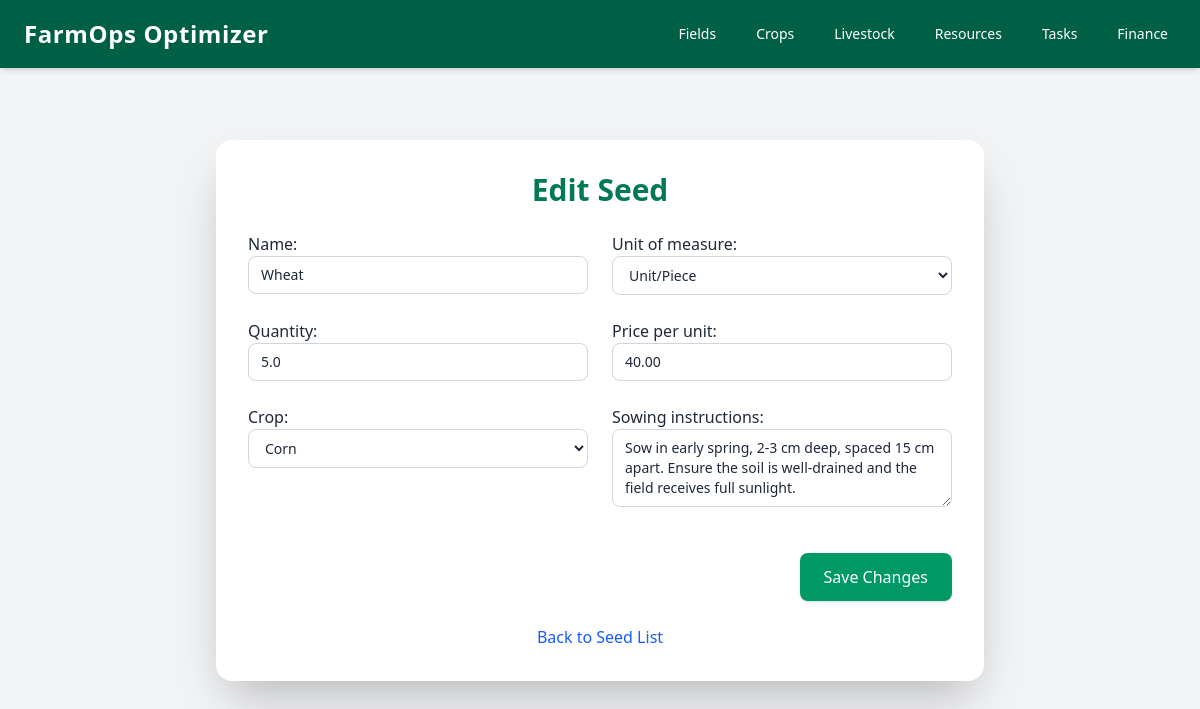
The page /resources/seed/1/edit/ on the database its author committed.
### resources/models.py (models this page shows, shortened)
class Seed(models.Model):
    user = models.ForeignKey(User, on_delete=models.CASCADE, null=True)
    unit_of_measure = models.CharField(
        max_length=20,
        choices=[
            ('KG', 'Kilogram'),
            ('G', 'Gram'),
            ('L', 'Litre'),
            ('ML', 'Millilitre'),
            ('UNIT', 'Unit/Piece'),
            ('TON', 'Tonne'),
            ('BAG', 'Bag'),
            ('BOX', 'Box'),
            ('PACK', 'Pack'),
            ('SACK', 'Sack'),
            ('TRAY', 'Tray'),
            ('BOTTLE', 'Bottle'),
            ('BARREL', 'Barrel'),
            ('HECTOLITRE', 'Hectolitre'),
            ('M3', 'Cubic meter'),
            ('OTHER', 'Other'),
        ],
        default='UNIT'
    )
    name = models.CharField(max_length=100, null=True, blank=True)
    quantity = models.FloatField(null=True, blank=True)
    price_per_unit = models.DecimalField(max_digits=10, decimal_places=2, null=True, blank=True)
    crop = models.OneToOneField(Crop, on_delete=models.CASCADE, null=True, blank=True)
    sowing_instructions = models.TextField(blank=True, null=True)

### crops/models.py (models this page shows)
class Crop(models.Model):
    CROP_TYPES = [
        ('CEREAL', 'Cereal'),
        ('LEGUME', 'Legume'),
        ('VEGETABLE', 'Vegetable'),
        ('FRUIT', 'Fruit'),
        ('TUBER', 'Tuber'),
        ('ROOT', 'Root'),
        ('LEAFY', 'Leafy'),
        ('NUT', 'Nut'),
        ('HERB', 'Herb'),
        ('FLOWER', 'Flower'),
    ]
    SOWING_TIMES = [
        ('JANUARY', 'January'),
        ('FEBRUARY', 'February'),
        ('MARCH', 'March'),
        ('APRIL', 'April'),
        ('MAY', 'May'),
        ('JUNE', 'June'),
        ('JULY', 'July'),
        ('AUGUST', 'August'),
        ('SEPTEMBER', 'September'),
        ('OCTOBER', 'October'),
        ('NOVEMBER', 'November'),
        ('DECEMBER', 'December'),
        ('SPRING', 'Spring'),
        ('SUMMER', 'Summer'),
        ('AUTUMN', 'Autumn'),
        ('WINTER', 'Winter'),
    ]
    VARIETY_TYPES = [
        ('HYBRID', 'Hybrid'),
        ('OPEN_POLLINATED', 'Open Pollinated'),
        ('EARLY', 'Early Maturing'),
        ('LATE', 'Late Maturing'),
        ('DROUGHT_TOLERANT', 'Drought Tolerant'),
        ('DISEASE_RESISTANT', 'Disease Resistant'),
        ('HIGH_YIELD', 'High Yield'),
        ('SILAGE', 'Silage'),
        ('GRAIN', 'Grain'),
        ('FODDER', 'Fodder'),
        ('ORGANIC', 'Organic'),
        ('CONVENTIONAL', 'Conventional'),
    ]
    user = models.ForeignKey(User, on_delete=models.CASCADE, null=True)
    name = models.CharField(max_length=100)
    type = models.CharField(max_length=100, choices=CROP_TYPES)
    sowing_time = models.CharField(max_length=20, choices=SOWING_TIMES)
    harvesting_time_start = models.DateTimeField(null=True, blank=True)
    harvesting_time_end = models.DateTimeField(null=True, blank=True)
    optimal_conditions = models.TextField()
    botanical_name = models.CharField(max_length=200, blank=True, null=True)
    row_spacing = models.FloatField(null=True, blank=True)
    planting_depth = models.FloatField(null=True, blank=True)
    average_height = models.FloatField(null=True, blank=True)
    plant_spacing = models.FloatField(null=True, blank=True)
    days_to_emerge = models.IntegerField(null=True, blank=True)
    days_to_flower = models.IntegerField(null=True, blank=True)
    days_to_maturity = models.IntegerField(null=True, blank=True)
    estimated_revenue_per_harvest_unit = models.DecimalField(max_digits=10, decimal_places=2, null=True, blank=True)
    estimated_yield_per_ha = models.DecimalField(max_digits=10, decimal_places=2, null=True, blank=True)
    manufacturer = models.CharField(max_length=100, null=True, blank=True)
    variety_type = models.CharField(max_length=100, choices=VARIETY_TYPES, null=True, blank=True)
    def __str__(self):
        return self.name

### resources/views.py (the view)
# urls.py: path('seed/<int:pk>/edit/', views.edit_seed, name='edit_seed'),
def edit_seed(request, pk):
    seed = get_object_or_404(Seed, pk=pk)
    if request.method == "POST":
        form = SeedForm(request.POST, instance=seed)
        if form.is_valid():
            form.save()
            return redirect('resources:seed_list')
    else:
        form = SeedForm(instance=seed)
    return render(request, 'resources/edit_seed.html', {'form': form, 'seed': seed})

### resources/templates/resources/edit_seed.html (shortened to what this page needs)
{% extends 'base.html' %}
{% block content %}
<div class="max-w-3xl mx-auto bg-white p-8 rounded-2xl shadow-2xl mt-10 animate-fade-in">
    <h2 class="text-3xl font-extrabold text-emerald-700 mb-6 text-center">Edit Seed</h2>
    <form method="POST">
        <div class="grid grid-cols-1 sm:grid-cols-2 gap-6">
            {{ form.as_p }}
        </div>
        <div class="pt-4 flex justify-end mt-6">
            <button type="submit" class="w-full sm:w-auto bg-emerald-600 text-white py-3 px-6 rounded-lg shadow hover:bg-emerald-700 transition-all duration-300">
                Save Changes
            </button>
        </div>
    </form>
    <div class="mt-6 text-center">
        <a href="{% url 'resources:seed_list' %}" class="text-blue-600 hover:underline font-medium">
            Back to Seed List
        </a>
    </div>
</div>
{% endblock %}

### resources/templates/resources/edit_seed.html (style rules this page uses)
.animate-fade-in { animation: fade-in 0.5s ease-out; }

### rows shown on the page
Seed: name "Wheat", unit_of_measure "Unit/Piece", quantity "5.0", price_per_unit "40.00", crop "Corn", sowing_instructions "Sow in early spring, 2-3 cm deep, spaced 15 cm apart. Ensure the soil is well-drained and the field receives full sunlight."
